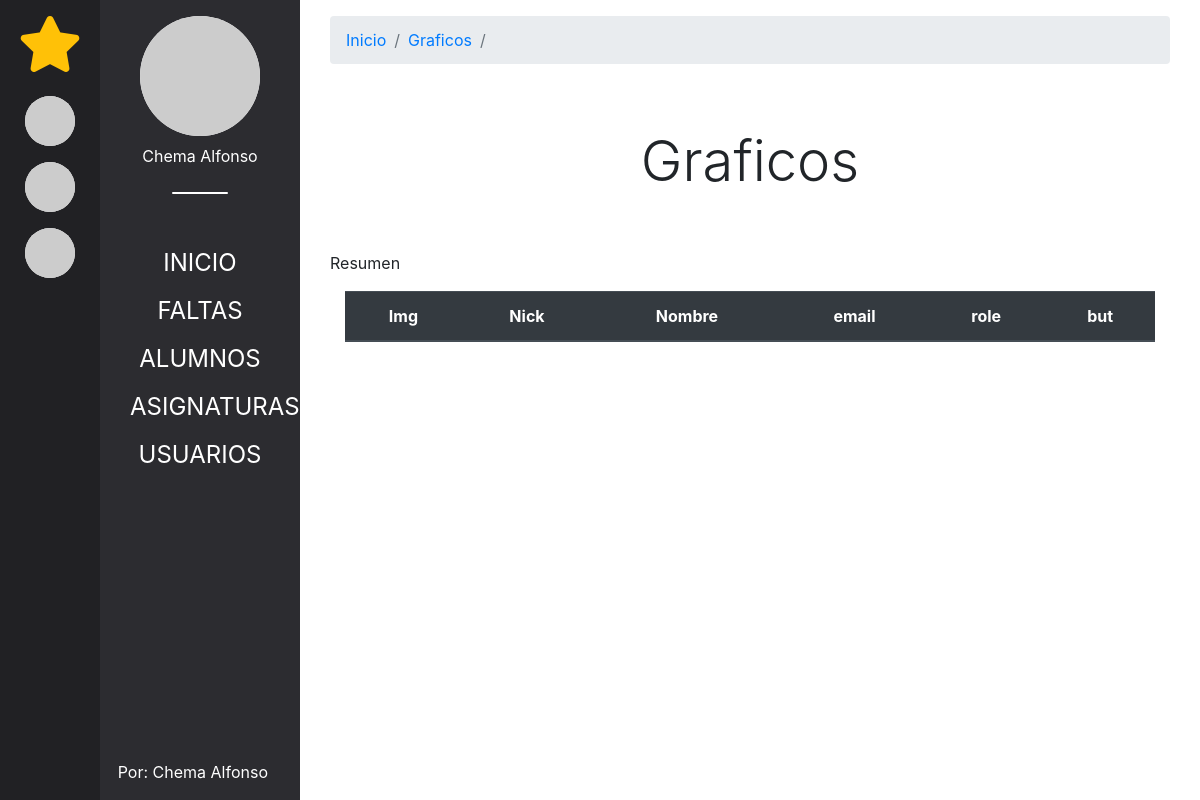
The app's page /?controller=usuario&action=main, older data.
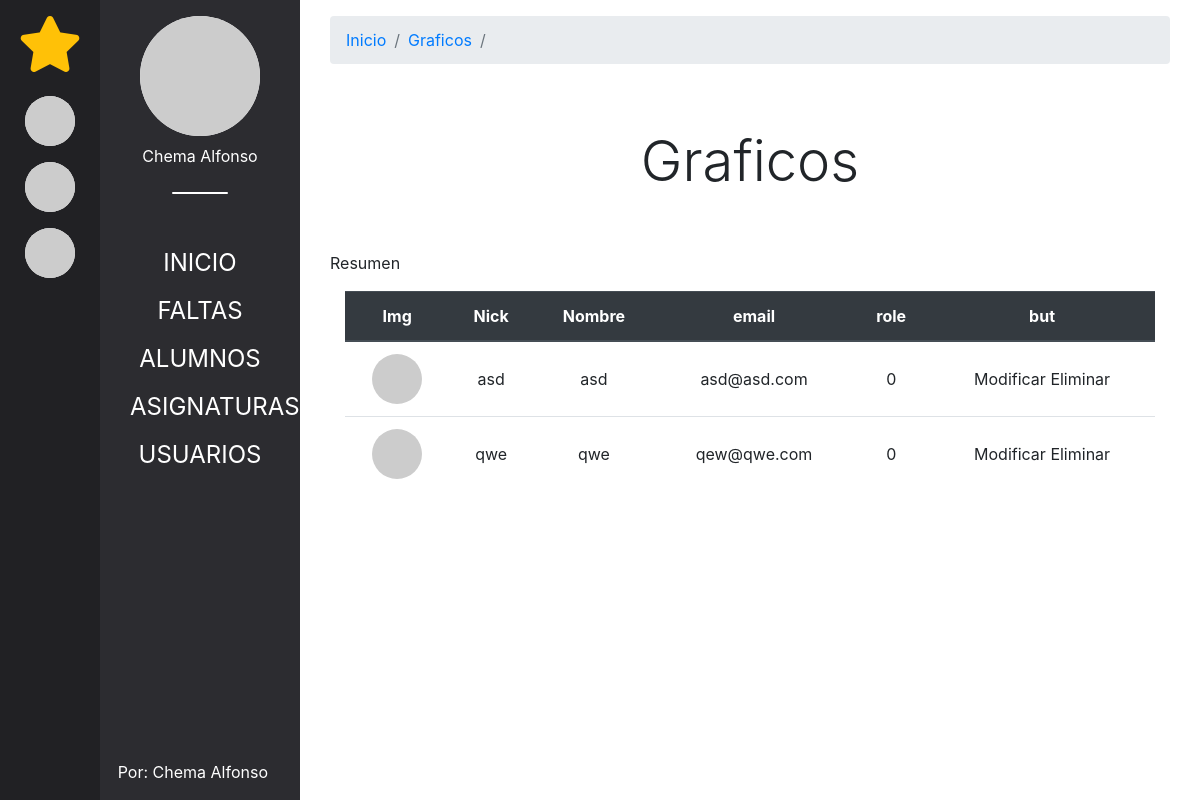
The same page, newer data.
### tables this page shows
CREATE TABLE IF NOT EXISTS usuarios(
    id        int(11) auto_increment,
    nickname  varchar(150),
    nombre    varchar(150),
    apellidos varchar(150),
    email     varchar(200),
    password  varchar(255),
    favoritos  varchar(255),
    role      int(1) DEFAULT 1,
    img       varchar(255),
CONSTRAINT pk_usuarios PRIMARY KEY (id)
);

### index.php (called while the page is built, shortened)
<?php
require_once 'models/Router.php';
require_once 'views/shared/header.php';
     require_once 'views/shared/favs.php';
     require_once 'views/shared/aside.php';
     require_once 'views/shared/main.php';
 require_once 'views/shared/footer.php';

### models/Router.php (called while the page is built, shortened)
<?php
class Router{
    private $redirectTo;
    public function setredirectTo( $redirectTo ){
        $this->redirectTo = $redirectTo;
    }
    public function navigate( $page ){
        if ( isset($_GET['controller']) ){
            if ( isset($_GET['action']) ){
                $action = filter_var($_GET['action'], FILTER_SANITIZE_STRING);
            } else {
                $action = 'main';
            }
        } else {
            $controller = 'mainController';
            $action = 'main';
        }
        $ctrl = new $controller();
        $ctrl->$action();
    }
    public function getBreadcrums(){
        $arr = explode( '/', $this->redirectTo );
        return $arr;
    }
}

### controllers/usuarioController.php (called while the page is built, shortened)
<?php
class UsuarioController{
    public function main(){
        $usr = new Usuario();
        $usr->Usuarios();
        require_once 'views/usuarios/usuarios.php';
    }
}

### db/DbConf.php (called while the page is built)
<?php
abstract class DbConfig{
    private $server = 'localhost';
    private $db = 'faltasdeasistencia';
    private $usr = 'root';
    private $psw = '';
    private $port = '3306';
    protected function getServer(){ return $this->server; }
    protected function getDb(){ return $this->db; }
    protected function getUsr(){ return $this->usr; }
    protected function getPsw(){ return $this->psw; }
    protected function getPort(){ return $this->port; }
}

### db/db.php (called while the page is built, shortened)
<?php
require_once 'DbConf.php';
class Db extends DbConfig{
    private $conn;
    public function __construct(){
        try
        {
            $cadena = 'mysql:host=' . $this->getServer() .
                      ';dbname='    . $this->getDb() .
                      ';port='      . $this->getPort();
            $this->conn = new PDO( $cadena, $this->getUsr(), $this->getPsw() );
            $this->conn->exec('SET CHARACTER SET utf8');
            $this->conn->setAttribute(PDO::ATTR_ERRMODE,
                                     PDO::ERRMODE_EXCEPTION);
        }
        catch(PDOExcerption $e)
        {
            $this->error = 'No se ha podido establecer la conexión: ' .
                           $e->getMessage();
        }
    }
    public function seleccionar( $sql ){
        $sent = $this->conn->prepare( $sql );
        $sent->execute();
        $this->filas = $sent->fetchAll( PDO::FETCH_OBJ );
        if ( $this->filas == null)
            return false;
        return true;
    }
}

### models/Usuario.php (called while the page is built, shortened)
<?php
require_once 'db/db.php';
class Usuario extends Db{
    public function Usuarios()
    {
        return $this->seleccionar("SELECT * FROM usuarios");
    }
}

### views/usuarios/usuarios.php (the view, shortened to what this page needs)
<div class="container-fluid">
    <div class="row">
    <table class="table text-center">
        <thead class="thead-dark">
            <tr scope=row>
                <th>Img</th>
                <th>Nick</th>
                <th>Nombre</th>
                <th>email</th>
                <th>role</th>
                <th>but</th>
            </tr>
        </thead>
        <?php foreach ($usr->filas as $fila):?>
            <tr scope=row>
                <td class=" align-middle">
                    <div class="circulo">
                        <img src="https://picsum.photos/200/200?image=22" alt="">
                    </div>
                </td>
                <td class=" align-middle"><?= $fila->nickname; ?></td>
                <td class=" align-middle"><?= $fila->nombre; ?></td>
                <td class=" align-middle"><?= $fila->email; ?></td>
                <td class=" align-middle"><?= $fila->role; ?></td>
                <td class=" align-middle">
                      <a class="">Modificar</a>
                      <a class="">Eliminar</a>
                </td>
            </tr>
        <?php endforeach;?>
    </table>
    </div>
</div>

### views/shared/header.php (shortened to what this page needs)
<!DOCTYPE html>
<html lang="es">
<head>
    <link rel="stylesheet" href="https://stackpath.bootstrapcdn.com/bootstrap/4.3.1/css/bootstrap.min.css">
    <link rel="stylesheet" href="./assets/css/mainStyles.css" type="text/css">
    <link rel="stylesheet" href="https://use.fontawesome.com/releases/v5.8.1/css/all.css">
</head>
<body>
    <div class="container-fluid blackBg vh-100">
        <div class="row">

### views/shared/favs.php
<div class="col-1 text-white text-center blackDarkBg py-3 vh-100">
                <p class="fas fa-star display-4 text-warning"></p>
                <div class="row">
                    <div class="col-12 py-2">
                        <div class="circulo">
                            <a href="">
                                <img src="https://picsum.photos/200/200?image=3" alt="">
                            </a>
                        </div>
                    </div>
                </div>
                <div class="row">
                    <div class="col-12 py-2">
                        <div class="circulo">
                            <a href="">
                                <img src="https://picsum.photos/200/200?image=4" alt="">
                            </a>
                        </div>
                    </div>
                </div>
                <div class="row">
                    <div class="col-12 py-2">
                        <div class="circulo">
                            <a href="">
                                <img src="https://picsum.photos/200/200/?random?image=2" alt="">
                            </a>
                        </div>
                    </div>
                </div>
            </div>

### views/shared/aside.php
<div class="col-2 text-white text-center sidebar py-3  vh-100">
        <div class="container-fluid">
            <div class="row">
                <div id="favLogoText" class="col-12">
                    <div class="circulo circuloExtraGrande">
                        <a href="">
                            <img src="https://picsum.photos/200/200?image=8" alt="">
                        </a>
                    </div>
                    <a class="text-white" href="">
                        <p class="mt-2">Chema Alfonso</p>
                    </a>
                </div>
            </div>
            <div class="row">
                <div class="col-12 mainLinksContainer">
                    <ul>
                        <li><a href="?controller=main&action=main">INICIO</a></li>
                        <li><a href="?route=faltas/faltas">FALTAS</a></li>
                        <li><a href="?route=alumnos/alumnos">ALUMNOS</a></li>
                        <li><a href="?route=asignaturas/asignaturas">ASIGNATURAS</a></li>
                        <li><a href="?controller=usuario&action=main">USUARIOS</a></li>
                    </ul>
                </div>
            </div>
            <div class="row copy">
                <div class="col-12">
                    <a class="text-white" target="_blank" href="https://github.com/ChemaAlfonso/Gestion-de-asistencia">
                        <p> Por: Chema Alfonso</p>
                    </a>
                </div>
            </div>
        </div>
    </div>

### views/shared/main.php
<div class="col-9 blackBg mainBody py-3 vh-100 overflow-auto bg-white">
                <div class="container-fluid">
                    <?php
                        $route = isset( $_GET['route']) ? filter_var($_GET['route'], FILTER_SANITIZE_STRING) : 'shared/graficos' ;
                        $router = new Router();
                        $router->setredirectTo( $route );
                        $breadcrums = $router->getBreadcrums();
                        require_once 'views/shared/breadcrums.php';
                        require_once 'views/shared/mainTitle.php';
                    ?>
                    <div class="container-fluid">
                       <?php
                            $router->navigate( $route );
                        ?>
                    </div>
                </div>

### views/shared/breadcrums.php
<div class="row">
    <div class="col-12">
        <nav class="breadcrumb text-white">
            <?php foreach( $breadcrums as $breadcrum ) : ?>
                <a class="breadcrumb-item" href="#"><?= $breadcrum == 'shared' ? 'Inicio' : ucfirst($breadcrum); ?></a>
            <?php endforeach; ?>
            <span class="breadcrumb-item active"></span>
        </nav>
    </div>
</div>

### views/shared/mainTitle.php
<div class="row align-items-center">
    <header class="col-12 m-auto bg-white text-center pt-5">
            <h2 id="mainTitle" class="display-4"><?= ucfirst($breadcrum); ?></h2>
            <p id="mainTitle" class="text-left pt-5">Resumen</p>
    </header>
</div>

### views/shared/footer.php (shortened to what this page needs)
                </div>
        </div>
</div>
</body>
</html>

### assets/css/mainStyles.css (style rules this page uses)
* { margin: 0; padding: 0; }
ul li { list-style: none; }
a { transition: all .3s; }
.blackBg { background: #2C2C30; }
.blackDarkBg { background: #212124; }
.circulo, .circuloGrande { background: #fff; width: 50px; height: 50px; border-radius: 50%; margin: auto; color: #212124; overflow: hidden; position: relative; }
.circuloExtraGrande { width: 120px; height: 120px; }
.circulo img { width: 50px; height: 50px; }
.circuloExtraGrande img { width: 120px; height: 120px; }
.copy { position: absolute; bottom: 0; right: 2em; }
#favLogoText::after { content: ''; display: block; height: 2px; width: 40%; margin: auto; background: #fff; margin-top: 1.5em; border-radius: 8px; }
.mainLinksContainer { margin-top: 30%; }
.mainLinksContainer a { color: #fff; display: block; margin-bottom: .5em; font-size: 1.5em; }

Row changes from the older to the newer data that the page shows:
added usuarios: nickname "asd", nombre "asd", email "asd@asd.com", role "0"
added usuarios: nickname "qwe", nombre "qwe", email "qew@qwe.com", role "0"
